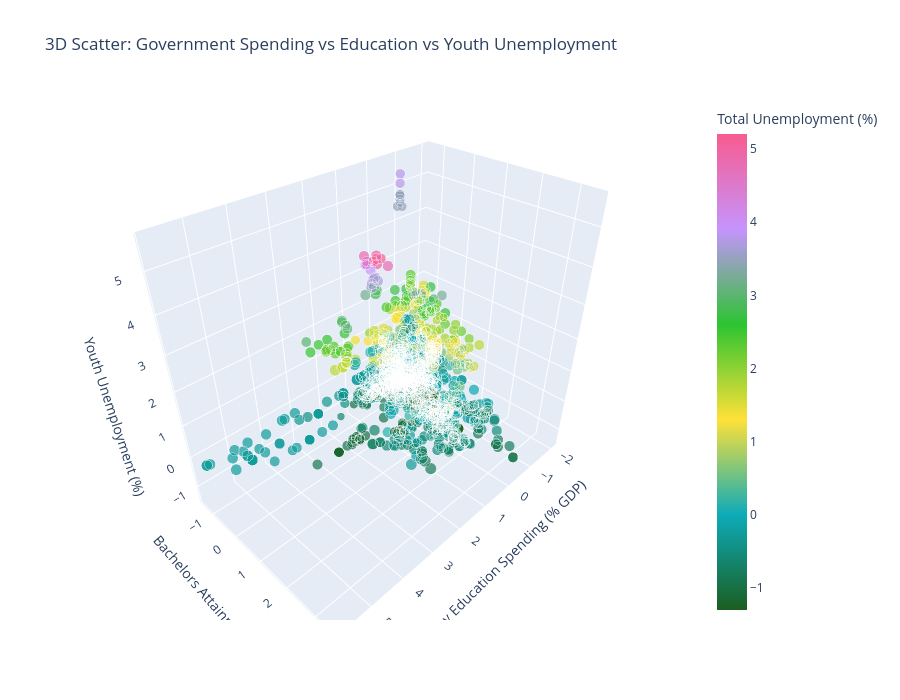

The code cell stored with this chart in its notebook:
### Markdown cell above
## <a id='toc4_3_'></a>[3D Scatterplot](#toc0_)

### Code cell
import pandas as pd
import plotly.express as px
import plotly.graph_objects as go
import numpy as np


size_raw = df['labor_adv_edu'].astype(float).to_numpy()
size_shifted = size_raw - np.nanmin(size_raw)
if np.nanmax(size_shifted) == 0 or np.isnan(np.nanmax(size_shifted)):
    size_norm = np.ones_like(size_shifted)
else:
    size_norm = size_shifted / np.nanmax(size_shifted)
size_scaled = 5 + 25 * size_norm

fig = px.scatter_3d(
    df,
    x='gov_exp_gdp',
    y='attain_bachelors',
    z='unemp_youth',
    color='unemp_total',
    size=size_scaled,
    hover_data=['country', 'year'],
    color_continuous_scale=custom_palette,
    title="3D Scatter: Government Spending vs Education vs Youth Unemployment",
    labels={
        'gov_exp_gdp': 'Gov Education Spending (% GDP)',
        'attain_bachelors': 'Bachelors Attainment (%)',
        'unemp_youth': 'Youth Unemployment (%)',
        'unemp_total': 'Total Unemployment (%)',
        'labor_adv_edu': 'Adv Education Labor (%)'
    }
)
fig.update_layout(width=900, height=700)
fig.show()

### Figure 1 — Plotly figure (JSON) as saved in the notebook; plotly's stock layout.template omitted (floating-point values rounded to 4 significant figures; data arrays with more than 128 entries replaced by an {"elided": "..."} marker saying what was removed)
{"data": [{"customdata": {"elided": "1770x2 mixed values"}, "hovertemplate": "Gov Education Spending (% GDP)=%{x}<br>Bachelors Attainment (%)=%{y}<br>Youth Unemployment (%)=%{z}<br>size=%{marker.size}<br>country=%{customdata[0]}<br>year=%{customdata[1]}<br>Total Unemployment (%)=%{marker.color}<extra></extra>", "legendgroup": "", "marker": {"color": {"elided": "1770 float values"}, "coloraxis": "coloraxis", "size": {"elided": "1770 float values"}, "sizemode": "area", "sizeref": 0.075, "symbol": "circle"}, "mode": "markers", "name": "", "scene": "scene", "showlegend": false, "type": "scatter3d", "x": {"elided": "1770 float values"}, "y": {"elided": "1770 float values"}, "z": {"elided": "1770 float values"}}], "layout": {"coloraxis": {"colorbar": {"title": {"text": "Total Unemployment (%)"}}, "colorscale": [[0, "#1B5E20"], [0.2, "#0DABB9"], [0.4, "#FFE138"], [0.6, "#2CC431"], [0.8, "#C594FD"], [1, "#F85B90"]]}, "height": 700, "legend": {"itemsizing": "constant", "tracegroupgap": 0}, "scene": {"domain": {"x": [0, 1], "y": [0, 1]}, "xaxis": {"title": {"text": "Gov Education Spending (% GDP)"}}, "yaxis": {"title": {"text": "Bachelors Attainment (%)"}}, "zaxis": {"title": {"text": "Youth Unemployment (%)"}}}, "title": {"text": "3D Scatter: Government Spending vs Education vs Youth Unemployment"}, "width": 900}}
